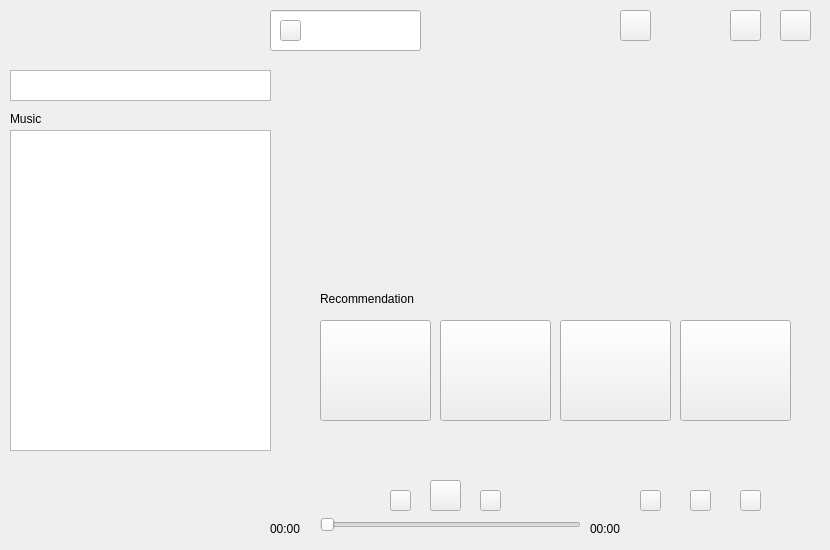
<?xml version="1.0" encoding="UTF-8"?>
<ui version="4.0">
 <class>MyMain</class>
 <widget class="QWidget" name="MyMain">
  <property name="geometry">
   <rect>
    <x>0</x>
    <y>0</y>
    <width>830</width>
    <height>550</height>
   </rect>
  </property>
  <property name="windowTitle">
   <string>MyMain</string>
  </property>
  <property name="layoutDirection">
   <enum>Qt::LeftToRight</enum>
  </property>
  <widget class="QWidget" name="title_widget" native="true">
   <property name="geometry">
    <rect>
     <x>0</x>
     <y>0</y>
     <width>831</width>
     <height>61</height>
    </rect>
   </property>
   <widget class="QLineEdit" name="lineEdit">
    <property name="geometry">
     <rect>
      <x>270</x>
      <y>10</y>
      <width>151</width>
      <height>41</height>
     </rect>
    </property>
   </widget>
   <widget class="QPushButton" name="pushButton_cloth">
    <property name="geometry">
     <rect>
      <x>620</x>
      <y>10</y>
      <width>31</width>
      <height>31</height>
     </rect>
    </property>
   </widget>
   <widget class="QPushButton" name="pushButton_search">
    <property name="geometry">
     <rect>
      <x>280</x>
      <y>20</y>
      <width>21</width>
      <height>21</height>
     </rect>
    </property>
   </widget>
   <widget class="QPushButton" name="pushButton_close">
    <property name="geometry">
     <rect>
      <x>780</x>
      <y>10</y>
      <width>31</width>
      <height>31</height>
     </rect>
    </property>
   </widget>
   <widget class="QPushButton" name="pushButton_min">
    <property name="geometry">
     <rect>
      <x>730</x>
      <y>10</y>
      <width>31</width>
      <height>31</height>
     </rect>
    </property>
   </widget>
  </widget>
  <widget class="QTableWidget" name="tableWidget">
   <property name="geometry">
    <rect>
     <x>10</x>
     <y>70</y>
     <width>261</width>
     <height>31</height>
    </rect>
   </property>
  </widget>
  <widget class="QListWidget" name="listWidget_musiclist">
   <property name="geometry">
    <rect>
     <x>10</x>
     <y>130</y>
     <width>261</width>
     <height>321</height>
    </rect>
   </property>
  </widget>
  <widget class="QStackedWidget" name="stackedWidget">
   <property name="geometry">
    <rect>
     <x>320</x>
     <y>80</y>
     <width>491</width>
     <height>371</height>
    </rect>
   </property>
   <property name="currentIndex">
    <number>0</number>
   </property>
   <widget class="QWidget" name="page">
    <widget class="QWidget" name="verticalLayoutWidget_2">
     <property name="geometry">
      <rect>
       <x>0</x>
       <y>0</y>
       <width>491</width>
       <height>191</height>
      </rect>
     </property>
     <layout class="QVBoxLayout" name="verticalLayout_2"/>
    </widget>
    <widget class="QLabel" name="label_2">
     <property name="geometry">
      <rect>
       <x>0</x>
       <y>210</y>
       <width>121</width>
       <height>17</height>
      </rect>
     </property>
     <property name="text">
      <string>Recommendation</string>
     </property>
    </widget>
    <widget class="QPushButton" name="pushButton_album2">
     <property name="geometry">
      <rect>
       <x>120</x>
       <y>240</y>
       <width>111</width>
       <height>101</height>
      </rect>
     </property>
     <property name="focusPolicy">
      <enum>Qt::NoFocus</enum>
     </property>
     <property name="text">
      <string/>
     </property>
    </widget>
    <widget class="QPushButton" name="pushButton_album3">
     <property name="geometry">
      <rect>
       <x>240</x>
       <y>240</y>
       <width>111</width>
       <height>101</height>
      </rect>
     </property>
     <property name="focusPolicy">
      <enum>Qt::NoFocus</enum>
     </property>
     <property name="text">
      <string/>
     </property>
    </widget>
    <widget class="QPushButton" name="pushButton_album4">
     <property name="geometry">
      <rect>
       <x>360</x>
       <y>240</y>
       <width>111</width>
       <height>101</height>
      </rect>
     </property>
     <property name="focusPolicy">
      <enum>Qt::NoFocus</enum>
     </property>
     <property name="text">
      <string/>
     </property>
    </widget>
    <widget class="QPushButton" name="pushButton_album1">
     <property name="geometry">
      <rect>
       <x>0</x>
       <y>240</y>
       <width>111</width>
       <height>101</height>
      </rect>
     </property>
     <property name="focusPolicy">
      <enum>Qt::NoFocus</enum>
     </property>
     <property name="text">
      <string/>
     </property>
    </widget>
   </widget>
   <widget class="QWidget" name="page_2">
    <widget class="QListWidget" name="listWidget_lyrics">
     <property name="geometry">
      <rect>
       <x>0</x>
       <y>0</y>
       <width>491</width>
       <height>371</height>
      </rect>
     </property>
    </widget>
   </widget>
  </widget>
  <widget class="QWidget" name="widget_bottom" native="true">
   <property name="geometry">
    <rect>
     <x>0</x>
     <y>450</y>
     <width>831</width>
     <height>101</height>
    </rect>
   </property>
   <widget class="QWidget" name="verticalLayoutWidget">
    <property name="geometry">
     <rect>
      <x>10</x>
      <y>20</y>
      <width>241</width>
      <height>80</height>
     </rect>
    </property>
    <layout class="QVBoxLayout" name="verticalLayout"/>
   </widget>
   <widget class="QSlider" name="horizontalSlider_music">
    <property name="geometry">
     <rect>
      <x>320</x>
      <y>60</y>
      <width>261</width>
      <height>29</height>
     </rect>
    </property>
    <property name="orientation">
     <enum>Qt::Horizontal</enum>
    </property>
   </widget>
   <widget class="QLabel" name="label_starttime">
    <property name="geometry">
     <rect>
      <x>270</x>
      <y>70</y>
      <width>51</width>
      <height>17</height>
     </rect>
    </property>
    <property name="text">
     <string>00:00</string>
    </property>
   </widget>
   <widget class="QLabel" name="label_endtime">
    <property name="geometry">
     <rect>
      <x>590</x>
      <y>70</y>
      <width>67</width>
      <height>17</height>
     </rect>
    </property>
    <property name="text">
     <string>00:00</string>
    </property>
   </widget>
   <widget class="QPushButton" name="pushButton_pause">
    <property name="geometry">
     <rect>
      <x>430</x>
      <y>30</y>
      <width>31</width>
      <height>31</height>
     </rect>
    </property>
    <property name="text">
     <string/>
    </property>
   </widget>
   <widget class="QPushButton" name="pushButton_prev">
    <property name="geometry">
     <rect>
      <x>390</x>
      <y>40</y>
      <width>21</width>
      <height>21</height>
     </rect>
    </property>
    <property name="text">
     <string/>
    </property>
   </widget>
   <widget class="QPushButton" name="pushButton_next">
    <property name="geometry">
     <rect>
      <x>480</x>
      <y>40</y>
      <width>21</width>
      <height>21</height>
     </rect>
    </property>
   </widget>
   <widget class="QPushButton" name="pushButton_like">
    <property name="enabled">
     <bool>true</bool>
    </property>
    <property name="geometry">
     <rect>
      <x>640</x>
      <y>40</y>
      <width>21</width>
      <height>21</height>
     </rect>
    </property>
    <property name="text">
     <string/>
    </property>
   </widget>
   <widget class="QPushButton" name="pushButton_lyrics">
    <property name="geometry">
     <rect>
      <x>740</x>
      <y>40</y>
      <width>21</width>
      <height>21</height>
     </rect>
    </property>
    <property name="text">
     <string/>
    </property>
   </widget>
   <widget class="QListWidget" name="listWidget">
    <property name="geometry">
     <rect>
      <x>680</x>
      <y>-120</y>
      <width>50</width>
      <height>110</height>
     </rect>
    </property>
   </widget>
   <widget class="QPushButton" name="pushButton_volume">
    <property name="geometry">
     <rect>
      <x>690</x>
      <y>40</y>
      <width>21</width>
      <height>21</height>
     </rect>
    </property>
    <property name="text">
     <string/>
    </property>
   </widget>
  </widget>
  <widget class="QLabel" name="label">
   <property name="geometry">
    <rect>
     <x>10</x>
     <y>110</y>
     <width>67</width>
     <height>17</height>
    </rect>
   </property>
   <property name="text">
    <string>Music</string>
   </property>
  </widget>
  <zorder>stackedWidget</zorder>
  <zorder>widget_bottom</zorder>
  <zorder>title_widget</zorder>
  <zorder>tableWidget</zorder>
  <zorder>listWidget_musiclist</zorder>
  <zorder>label</zorder>
 </widget>
 <layoutdefault spacing="6" margin="11"/>
 <resources/>
 <connections/>
</ui>
